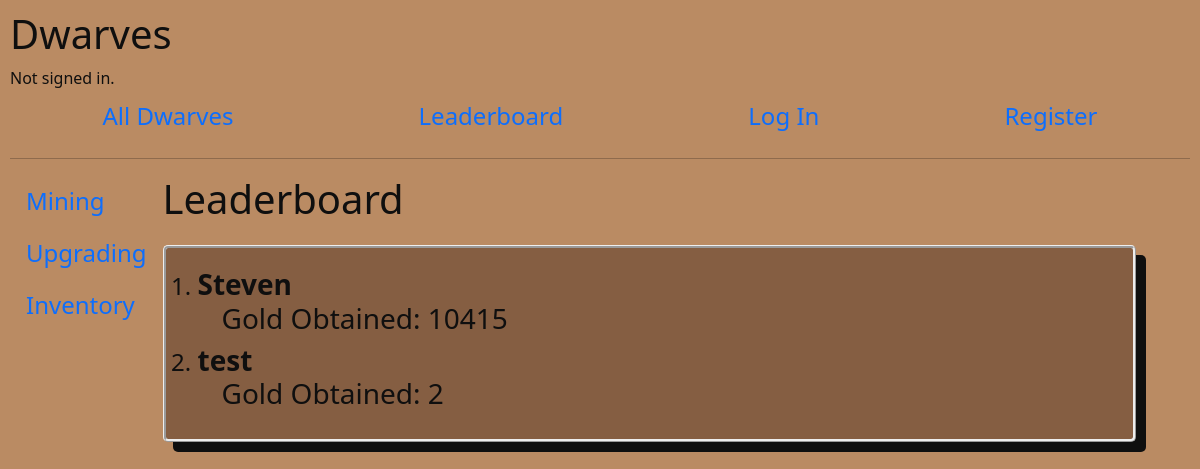
The page /leaderboard on the database as committed earlier.
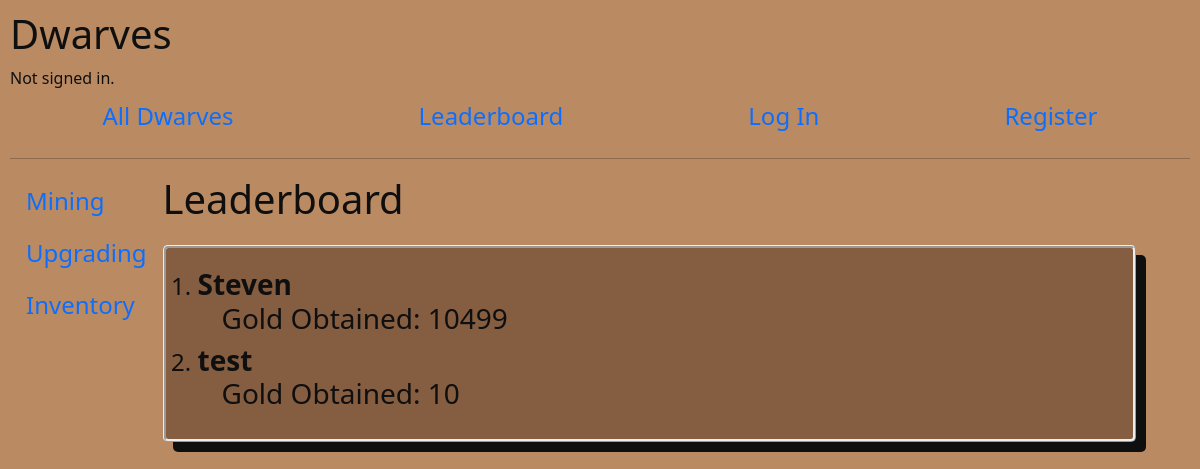
The same page on the database as committed later.
### dwarves/models.py (models this page shows)
class User(AbstractUser):
    gold_obtained = models.IntegerField(default=0)

### dwarves/views.py (the view)
# urls.py: path("leaderboard", views.leaderboard, name="leaderboard"),
def leaderboard(request):
    users = User.objects.order_by("-gold_obtained")
    return render(request, "dwarves/leaderboard.html",{
        "users" : users
    })

### dwarves/templates/dwarves/leaderboard.html
{% extends "dwarves/layout.html" %}
{% block body %}
<h1>Leaderboard</h1>
<div class=row style="margin:2%; margin-left:5%; border-style:ridge; border-radius:5px;
                    box-shadow: 10px 10px; background-color:#855E42">
<ol style="margin:20px; font-size:x-large">
{% for user in users %}
    <li><h3><strong>{{ user.username }}</strong><div class= "container">Gold Obtained: {{user.gold_obtained }}</div></h3></li>
{% endfor %}
</ol>
</div>
{% endblock %}

Rows that differ between the two databases and show on the page:
changed User "Steven": gold_obtained "10415" → "10499"
changed User "test": gold_obtained "2" → "10"
